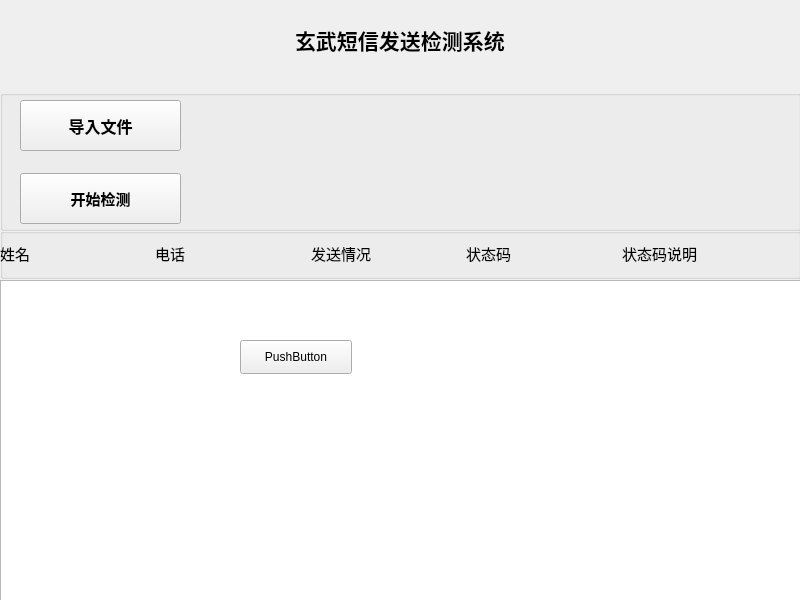
<?xml version="1.0" encoding="UTF-8"?>
<ui version="4.0">
    <author>heiying</author>
    <class>MainWindow</class>
    <widget class="QMainWindow" name="MainWindow">
        <property name="geometry">
            <rect>
                <x>0</x>
                <y>0</y>
                <width>800</width>
                <height>600</height>
            </rect>
        </property>
        <property name="windowTitle">
            <string>MainWindow</string>
        </property>
        <widget class="QWidget" name="centralWidget">
            <widget class="QWidget" name="horizontalLayoutWidget">
                <property name="geometry">
                    <rect>
                        <x>10</x>
                        <y>0</y>
                        <width>781</width>
                        <height>80</height>
                    </rect>
                </property>
                <layout class="QHBoxLayout" name="horizontalLayout">
                    <item alignment="Qt::AlignHCenter">
                        <widget class="QLabel" name="label">
                            <property name="font">
                                <font>
                                    <pointsize>16</pointsize>
                                    <weight>75</weight>
                                    <bold>true</bold>
                                </font>
                            </property>
                            <property name="text">
                                <string>玄武短信发送检测系统</string>
                            </property>
                        </widget>
                    </item>
                </layout>
            </widget>
            <widget class="QGroupBox" name="groupBox">
                <property name="geometry">
                    <rect>
                        <x>0</x>
                        <y>90</y>
                        <width>801</width>
                        <height>141</height>
                    </rect>
                </property>
                <property name="font">
                    <font>
                        <pointsize>9</pointsize>
                        <weight>50</weight>
                        <bold>false</bold>
                    </font>
                </property>
                <property name="inputMethodHints">
                    <set>Qt::ImhNone</set>
                </property>
                <property name="title">
                    <string/>
                </property>
                <property name="flat">
                    <bool>false</bool>
                </property>
                <property name="checkable">
                    <bool>false</bool>
                </property>
                <widget class="QPushButton" name="pushButton">
                    <property name="geometry">
                        <rect>
                            <x>20</x>
                            <y>10</y>
                            <width>161</width>
                            <height>51</height>
                        </rect>
                    </property>
                    <property name="font">
                        <font>
                            <pointsize>12</pointsize>
                            <weight>75</weight>
                            <bold>true</bold>
                        </font>
                    </property>
                    <property name="text">
                        <string>导入文件</string>
                    </property>
                </widget>
                <widget class="QPushButton" name="pushButton_2">
                    <property name="geometry">
                        <rect>
                            <x>20</x>
                            <y>83</y>
                            <width>161</width>
                            <height>51</height>
                        </rect>
                    </property>
                    <property name="font">
                        <font>
                            <pointsize>11</pointsize>
                            <weight>75</weight>
                            <bold>true</bold>
                        </font>
                    </property>
                    <property name="text">
                        <string>开始检测</string>
                    </property>
                </widget>
            </widget>
            <widget class="QGroupBox" name="groupBox_2">
                <property name="geometry">
                    <rect>
                        <x>0</x>
                        <y>228</y>
                        <width>801</width>
                        <height>51</height>
                    </rect>
                </property>
                <property name="title">
                    <string/>
                </property>
                <widget class="QWidget" name="horizontalLayoutWidget_2">
                    <property name="geometry">
                        <rect>
                            <x>0</x>
                            <y>0</y>
                            <width>771</width>
                            <height>51</height>
                        </rect>
                    </property>
                    <layout class="QHBoxLayout" name="horizontalLayout_2">
                        <item>
                            <widget class="QLabel" name="label_3">
                                <property name="font">
                                    <font>
                                        <pointsize>11</pointsize>
                                    </font>
                                </property>
                                <property name="text">
                                    <string>姓名</string>
                                </property>
                            </widget>
                        </item>
                        <item>
                            <widget class="QLabel" name="label_4">
                                <property name="font">
                                    <font>
                                        <pointsize>11</pointsize>
                                    </font>
                                </property>
                                <property name="text">
                                    <string>电话</string>
                                </property>
                            </widget>
                        </item>
                        <item>
                            <widget class="QLabel" name="label_5">
                                <property name="font">
                                    <font>
                                        <pointsize>11</pointsize>
                                    </font>
                                </property>
                                <property name="text">
                                    <string>发送情况</string>
                                </property>
                            </widget>
                        </item>
                        <item>
                            <widget class="QLabel" name="label_6">
                                <property name="font">
                                    <font>
                                        <pointsize>11</pointsize>
                                    </font>
                                </property>
                                <property name="text">
                                    <string>状态码</string>
                                </property>
                            </widget>
                        </item>
                        <item>
                            <widget class="QLabel" name="label_7">
                                <property name="font">
                                    <font>
                                        <pointsize>11</pointsize>
                                    </font>
                                </property>
                                <property name="text">
                                    <string>状态码说明</string>
                                </property>
                            </widget>
                        </item>
                    </layout>
                </widget>
            </widget>
            <widget class="QTextBrowser" name="textBrowser">
                <property name="geometry">
                    <rect>
                        <x>0</x>
                        <y>280</y>
                        <width>801</width>
                        <height>321</height>
                    </rect>
                </property>
            </widget>
            <widget class="QPushButton" name="pushButton_3">
                <property name="geometry">
                    <rect>
                        <x>240</x>
                        <y>340</y>
                        <width>112</width>
                        <height>34</height>
                    </rect>
                </property>
                <property name="text">
                    <string>PushButton</string>
                </property>
            </widget>
        </widget>
    </widget>
    <resources>
        <include location="py/img.qrc"/>
    </resources>
    <connections/>
    <designerdata>
        <property name="gridDeltaX">
            <number>10</number>
        </property>
        <property name="gridDeltaY">
            <number>10</number>
        </property>
        <property name="gridSnapX">
            <bool>true</bool>
        </property>
        <property name="gridSnapY">
            <bool>true</bool>
        </property>
        <property name="gridVisible">
            <bool>true</bool>
        </property>
    </designerdata>
</ui>
